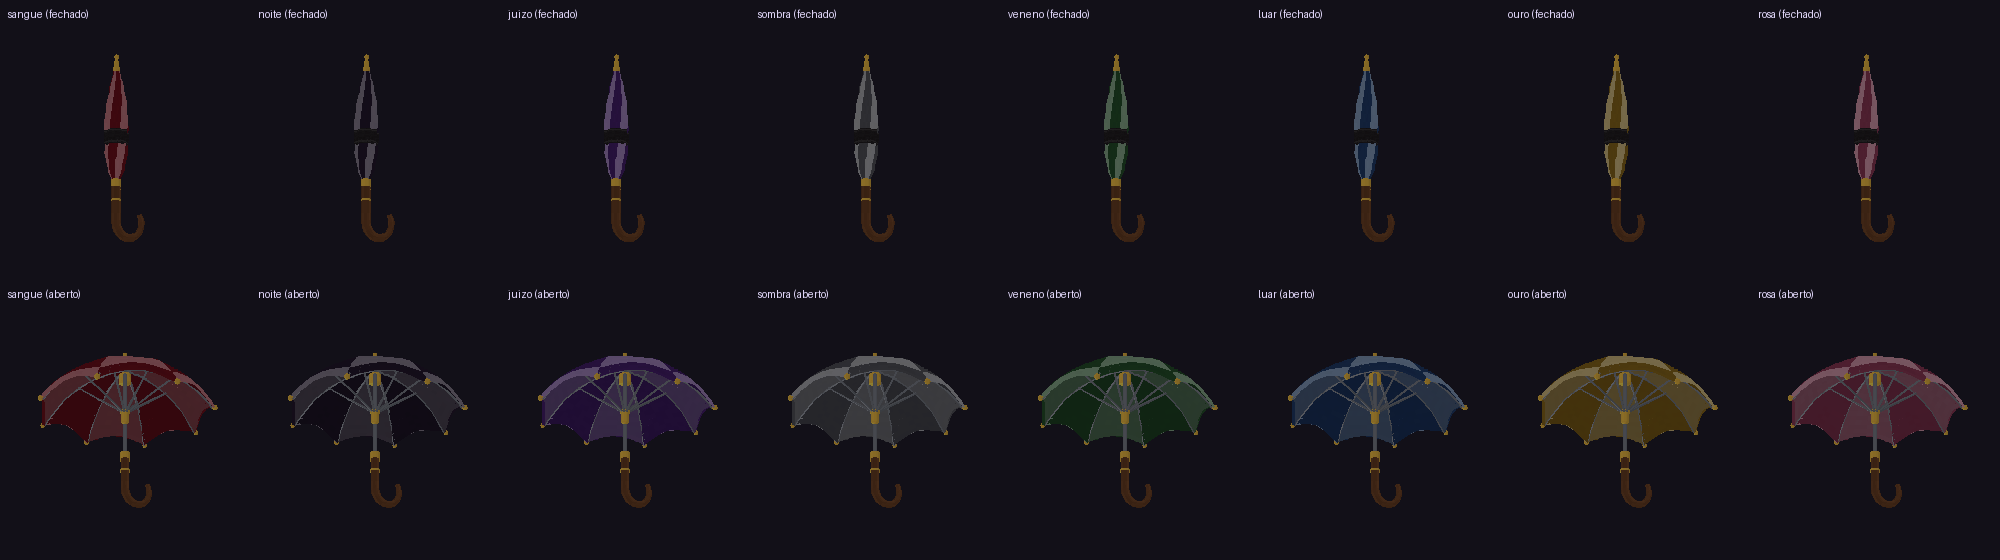

This figure's Python source:
#!/usr/bin/env python3
"""(5.42.0) Prévia, fora do jogo, do guarda-chuva OBJ com as 8 cores.

Lê o ``.obj``/``.mtl`` do próprio mod e a textura repintada de cada cor, e desenha uma folha
com as 8 cores (fechado em cima, aberto embaixo) — é o que o dono vai ver na mão.

A conta é a mesma do jogo: o ``.obj`` vem em espaço de BLOCO (0..1), o item é centrado em
(0,5; 0,5; 0,5) e o ``display`` da 3ª pessoa gira/escala por cima.

Uso: python3 arte/previa_umbrella_obj.py
"""
import json
import math
import os

from PIL import Image, ImageDraw

RAIZ = os.path.abspath(os.path.join(os.path.dirname(__file__), ".."))
MODELOS = os.path.join(RAIZ, "src", "main", "resources", "assets", "rptag", "models", "item")
TEXTURAS = os.path.join(RAIZ, "src", "main", "resources", "assets", "rptag", "textures", "item")
CORES = ["sangue", "noite", "juizo", "sombra", "veneno", "luar", "ouro", "rosa"]


def ler_obj(caminho):
    """devolve (vértices, faces) — cada face é uma lista de (índice_v, u, v)."""
    vs, faces = [], []
    tex = []
    for linha in open(caminho, encoding="utf-8", errors="ignore"):
        if linha.startswith("v "):
            p = linha.split()
            vs.append((float(p[1]), float(p[2]), float(p[3])))
        elif linha.startswith("vt "):
            p = linha.split()
            tex.append((float(p[1]), float(p[2])))
        elif linha.startswith("f "):
            face = []
            for pedaco in linha.split()[1:]:
                partes = pedaco.split("/")
                vi = int(partes[0]) - 1
                ti = int(partes[1]) - 1 if len(partes) > 1 and partes[1] else -1
                u, v = tex[ti] if 0 <= ti < len(tex) else (0.0, 0.0)
                face.append((vi, u, v))
            if len(face) >= 3:
                faces.append(face)
    return vs, faces


def projetar(ponto, yaw, pitch, zoom, largura, altura, centro):
    """perspectiva simples com o item centrado no quadro."""
    x, y, z = ponto[0] - centro[0], ponto[1] - centro[1], ponto[2] - centro[2]
    cy, sy = math.cos(yaw), math.sin(yaw)
    x, z = x * cy + z * sy, -x * sy + z * cy
    cp, sp = math.cos(pitch), math.sin(pitch)
    y, z = y * cp - z * sp, y * sp + z * cp
    d = 2.6 + z
    if d < 0.1:
        d = 0.1
    return (largura / 2 + x * zoom / d, altura / 2 - y * zoom / d, d)


def desenhar(arquivo_obj, textura, largura=250, altura=250, yaw=-35, pitch=16, zoom=520):
    vs, faces = ler_obj(os.path.join(MODELOS, arquivo_obj))
    if not vs:
        return Image.new("RGBA", (largura, altura), (18, 16, 24, 255))
    xs = [v[0] for v in vs]
    ys = [v[1] for v in vs]
    zs = [v[2] for v in vs]
    centro = ((min(xs) + max(xs)) / 2.0, (min(ys) + max(ys)) / 2.0, (min(zs) + max(zs)) / 2.0)
    yaw_r, pitch_r = math.radians(yaw), math.radians(pitch)
    img = Image.new("RGBA", (largura, altura), (18, 16, 24, 255))
    des = ImageDraw.Draw(img)
    pintadas = []
    for face in faces:
        pontos = []
        uv_media = [0.0, 0.0]
        for vi, u, v in face:
            pt = projetar(vs[vi], yaw_r, pitch_r, zoom, largura, altura, centro)
            pontos.append(pt)
            uv_media[0] += u / len(face)
            uv_media[1] += v / len(face)
        # amostra a cor no meio da face (a textura é um atlas: o uv já cai no ladrilho certo)
        tx = int(max(0, min(textura.width - 1, uv_media[0] * textura.width)))
        ty = int(max(0, min(textura.height - 1, (1.0 - uv_media[1]) * textura.height)))
        r, g, b, a = textura.getpixel((tx, ty))
        if a < 16:
            continue
        prof = sum(p[2] for p in pontos) / len(pontos)
        # luz falsa: cima mais clara (dá volume ao que é chanfrado no modelo)
        luz = 0.55 + 0.45 * max(0.0, 1.0 - abs(pitch))
        cor = (min(255, int(r * luz)), min(255, int(g * luz)), min(255, int(b * luz)))
        pintadas.append((prof, [p[:2] for p in pontos], cor))
    pintadas.sort(key=lambda f: -f[0])
    for _, poly, cor in pintadas:
        des.polygon(poly, fill=cor)
    return img


def main():
    paineis = []
    for i, nome in enumerate(CORES):
        tex = Image.open(os.path.join(TEXTURAS, "umbrella_%d.png" % i)).convert("RGBA")
        paineis.append(("%s (fechado)" % nome,
                        desenhar("umbrella_closed.obj", tex)))
    for i, nome in enumerate(CORES):
        tex = Image.open(os.path.join(TEXTURAS, "umbrella_%d.png" % i)).convert("RGBA")
        paineis.append(("%s (aberto)" % nome,
                        desenhar("umbrella_open.obj", tex, yaw=-30, pitch=22, zoom=470)))

    largura, altura = 250, 280
    colunas = 8
    linhas = (len(paineis) + colunas - 1) // colunas
    folha = Image.new("RGBA", (largura * colunas, altura * linhas), (18, 16, 24, 255))
    des = ImageDraw.Draw(folha)
    for i, (titulo, im) in enumerate(paineis):
        cx = (i % colunas) * largura
        cy = (i // colunas) * altura
        des.text((cx + 8, cy + 8), titulo, fill=(230, 220, 255))
        folha.paste(im, (cx, cy + 20))
    saida = os.path.join(RAIZ, "arte", "previa_umbrella_obj.png")
    folha.save(saida)
    print("previa do modelo do dono:", saida, folha.size, len(paineis), "paineis")


if __name__ == "__main__":
    main()
